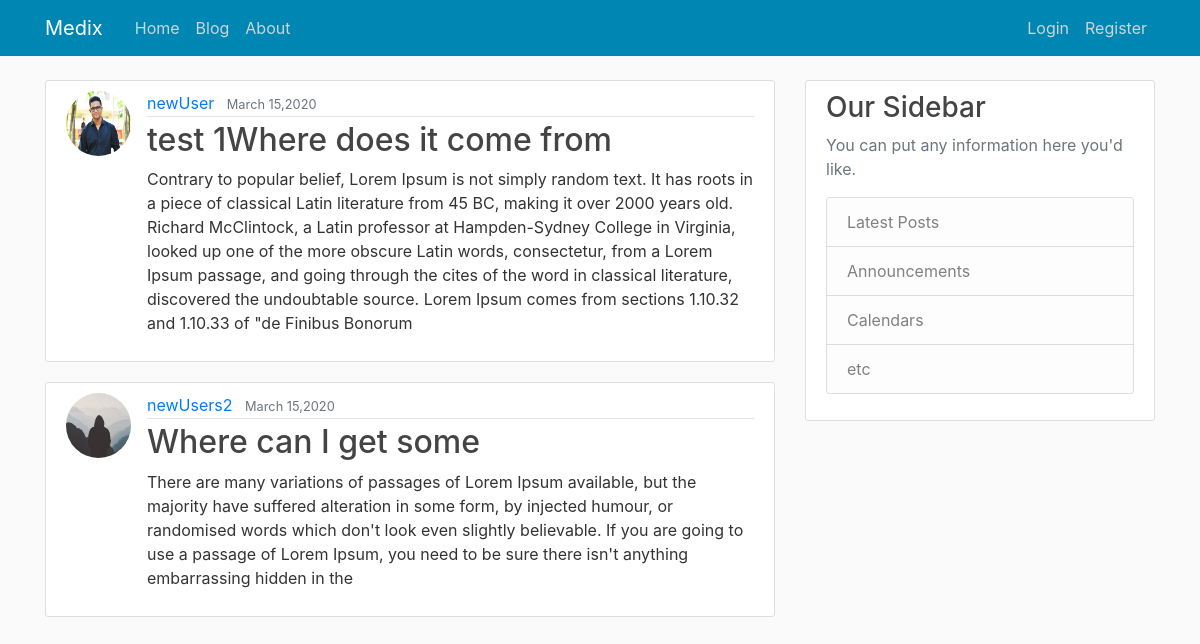
The app's page /blogs/ with its own data.
### forums/models.py (models this page shows, shortened)
class Post(models.Model):
    title= models.CharField(max_length=100)
    content=models.TextField()
    date_posted = models.DateTimeField(default=timezone.now)
    author = models.ForeignKey(User, on_delete=models.CASCADE)

### users/models.py (models this page shows, shortened)
class Profile(models.Model):
    user = models.OneToOneField(User,on_delete=models.CASCADE)
    image = models.ImageField(default='default.jpg',upload_to='profile_pics')

### forums/views.py (the view)
# urls.py: path('', views.blog,name='blog-home'),
def blog(request):
    context = {
        'posts': Post.objects.all(),
        'title' : "Blog page"
    }
    return render(request, 'blog/home.html', context)

### forums/templates/blog/home.html
{% extends "home/navbar.html" %}
{% block content %}
    {% for post in posts %}
        <article class="media content-section">
          <img class="rounded-circle article-img" src="{{ post.author.profile.image.url }}" alt="">
          <div class="media-body">
            <div class="article-metadata">
              <a class="mr-2" href="{% url 'profile' %}">{{ post.author }}</a>
              <small class="text-muted">{{ post.date_posted|date:"F d,Y" }}</small>
            </div>
            <h2><a class="article-title" href="#">{{ post.title }}</a></h2>
            <p class="article-content">{{ post.content }}</p>
          </div>
        </article>
    {% endfor %}
{% endblock content %}

### home/templates/home/navbar.html (shortened to what this page needs)
{% load static %}
<!doctype html>
<html lang="en">
  <head>
    <link rel="stylesheet" href="https://stackpath.bootstrapcdn.com/bootstrap/4.4.1/css/bootstrap.min.css">
    <link rel="stylesheet" href="{% static 'home/main.css' %}">
  </head>
  <body>
    <header class="site-header">
      <nav class="navbar navbar-expand-md navbar-dark bg-steel fixed-top">
        <div class="container">
          <a class="navbar-brand mr-4" href="#">Medix</a>
          <div class="collapse navbar-collapse" id="navbarToggle">
            <div class="navbar-nav mr-auto">
              <a class="nav-item nav-link" href="{% url 'home' %}">Home</a>
              <a class="nav-item nav-link" href="{% url 'blog-home'  %}">Blog</a>
              <a class="nav-item nav-link" href="#">About</a>
            </div>
            <div class="navbar-nav">
             {% if user.is_authenticated %}
             <a class="nav-item nav-link" href="{% url 'profile' %}">Profile</a>
               <a class="nav-item nav-link" href="{% url 'logout' %}">Logout</a>
             {% else %}
              <a class="nav-item nav-link" href="{% url 'login' %}">Login</a>
              <a class="nav-item nav-link" href="{% url 'register' %}">Register</a>
             {% endif %}
            </div>
          </div>
        </div>
      </nav>
    </header>
    <main role="main" class="container">
      <div class="row">
        <div class="col-md-8">
          {% block content %}{% endblock %}
        </div>
        <div class="col-md-4">
          <div class="content-section">
            <h3>Our Sidebar</h3>
            <p class='text-muted'>You can put any information here you'd like.
              <ul class="list-group">
                <li class="list-group-item list-group-item-light">Latest Posts</li>
                <li class="list-group-item list-group-item-light">Announcements</li>
                <li class="list-group-item list-group-item-light">Calendars</li>
                <li class="list-group-item list-group-item-light">etc</li>
              </ul>
            </p>
          </div>
        </div>
      </div>
    </main>
  </body>
</html>

### home/static/home/main.css (style rules this page uses)
body { background: #fafafa; color: #333333; margin-top: 5rem; }
h1, h2, h3, h4, h5, h6 { color: #444444; }
ul { margin: 0; }
.bg-steel { background-color: #0086b3; }
.site-header .navbar-nav .nav-link { color: #cbd5db; }
.content-section { background: #ffffff; padding: 10px 20px; border: 1px solid #dddddd; border-radius: 3px; margin-bottom: 20px; }
.article-title { color: #444444; }
.article-content { white-space: pre-line; }
.article-img { height: 65px; width: 65px; margin-right: 16px; }
.article-metadata { padding-bottom: 1px; margin-bottom: 4px; border-bottom: 1px solid #e3e3e3 }

### records on screen
Post: author.profile.image (picture), author "newUser", date_posted "March 15,2020", title "test 1Where does it come from", content "Contrary to popular belief, Lorem Ipsum is not simply random text. It has roots in a piece of classical Latin literature from 45 BC, making it over 2000 years old. Richard McClintock, a Latin professor at Hampden-Sydney College in Virginia, looked up one of the more obscure Latin words, consectetur, from a Lorem Ipsum passage, and going through the cites of the word in classical literature, discovered the undoubtable source. Lorem Ipsum comes from sections 1.10.32 and 1.10.33 of \"de Finibus Bonorum"
Post: author.profile.image (placeholder picture), author "newUsers2", date_posted "March 15,2020", title "Where can I get some", content "There are many variations of passages of Lorem Ipsum available, but the majority have suffered alteration in some form, by injected humour, or randomised words which don't look even slightly believable. If you are going to use a passage of Lorem Ipsum, you need to be sure there isn't anything embarrassing hidden in the"
